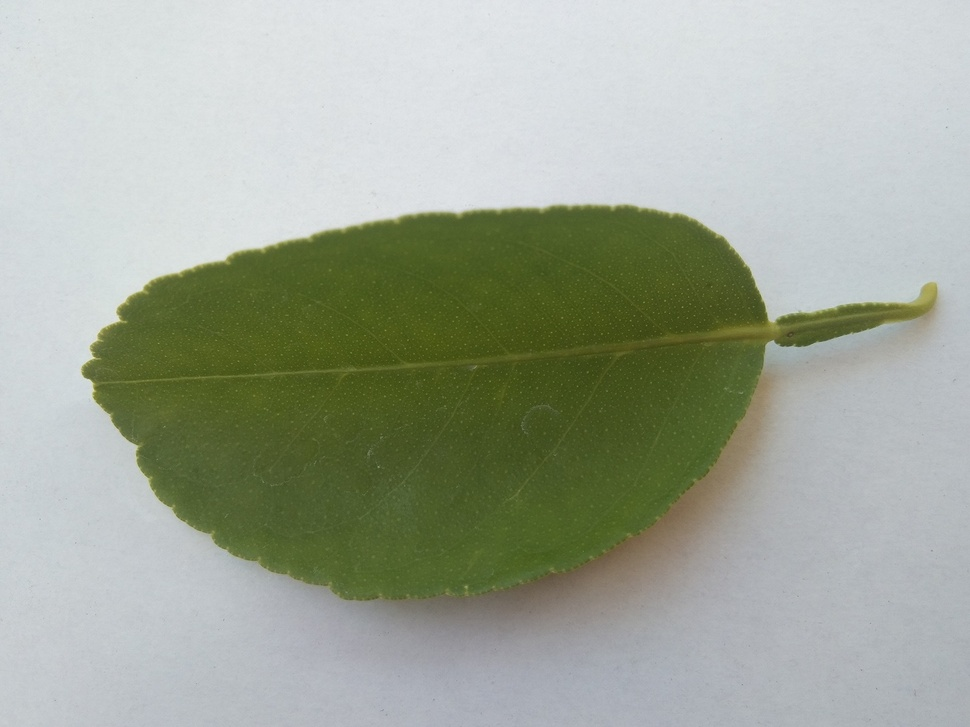
#> input picture image_fundamental/001.jpg, 970 x 727 px, shrunk from 1600 x 1200 before the run
$ jupyter execute rotated.ipynb   (shell and % lines are left out)
#> lines starting #> are read from the running program, lines starting #| are printed output that depends on the picture
<a href="https://colab.research.google.com/github/FaizalBachtiar271/KecerdasanBuatan/blob/main/image_fundamental/rotated.ipynb" target="_parent"></a>

[cell 1]
# import the necessary packages
import matplotlib.pyplot as plt
import argparse
import imutils
import cv2

[cell 2]
def plt_imshow(title, image):
    # convert the image frame BGR to RGB color space and display it
	image = cv2.cvtColor(image, cv2.COLOR_BGR2RGB)
	plt.imshow(image)
	plt.title(title)
	plt.grid(False)
	plt.show()

[cell 3]
args = {
    "image": "001.jpg"
}

[cell 4]
# load the image and show it
image = cv2.imread(args["image"])
#> image is the input picture: shape (727, 970, 3); mean B, G, R 153.3, 168.1, 161
plt_imshow("Original", image)

# grab the dimensions of the image and calculate the center of the
# image
(h, w) = image.shape[:2]
#> h = 727; w = 970
(cX, cY) = (w // 2, h // 2)
#> cX = 485; cY = 363

# rotate our image by 45 degrees around the center of the image
M = cv2.getRotationMatrix2D((cX, cY), 45, 1.0)
rotated = cv2.warpAffine(image, M, (w, h))
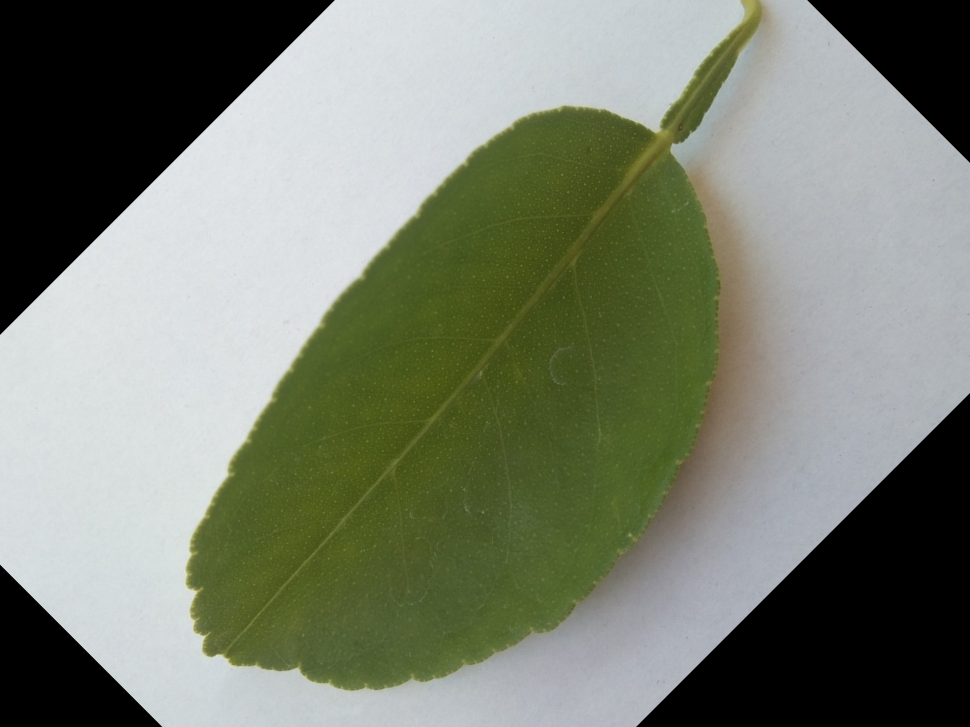
#> rotated: shape (727, 970, 3); mean B, G, R 112.5, 127.9, 121.8
plt_imshow("Rotated by 45 Degrees", rotated)

# rotate our image by -90 degrees around the image
M = cv2.getRotationMatrix2D((cX, cY), -90, 1.0)
rotated = cv2.warpAffine(image, M, (w, h))
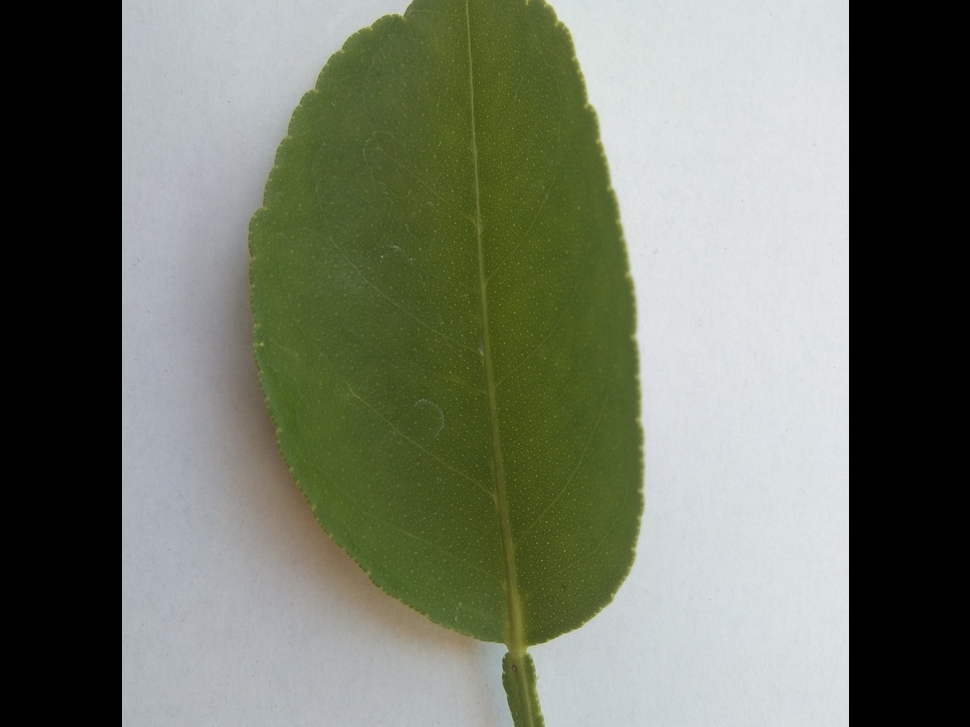
#> rotated: shape (727, 970, 3); mean B, G, R 102.8, 117.8, 112.1
plt_imshow("Rotated by -90 Degrees", rotated)

[cell 5]
# rotate our image around an arbitrary point rather than the center
M = cv2.getRotationMatrix2D((10, 10), 45, 1.0)
rotated = cv2.warpAffine(image, M, (w, h))
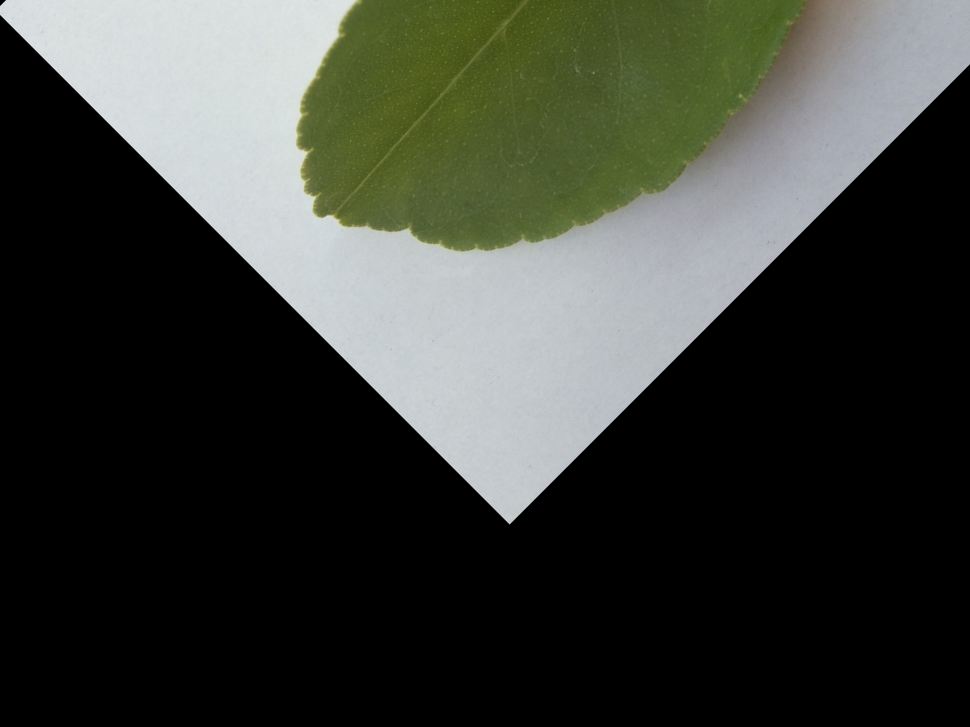
#> rotated: shape (727, 970, 3); mean B, G, R 55.3, 61.9, 58.8
plt_imshow("Rotated by Arbitrary Point", rotated)

[cell 6]
# use our imutils function to rotate an image 180 degrees
rotated = imutils.rotate(image, 180)
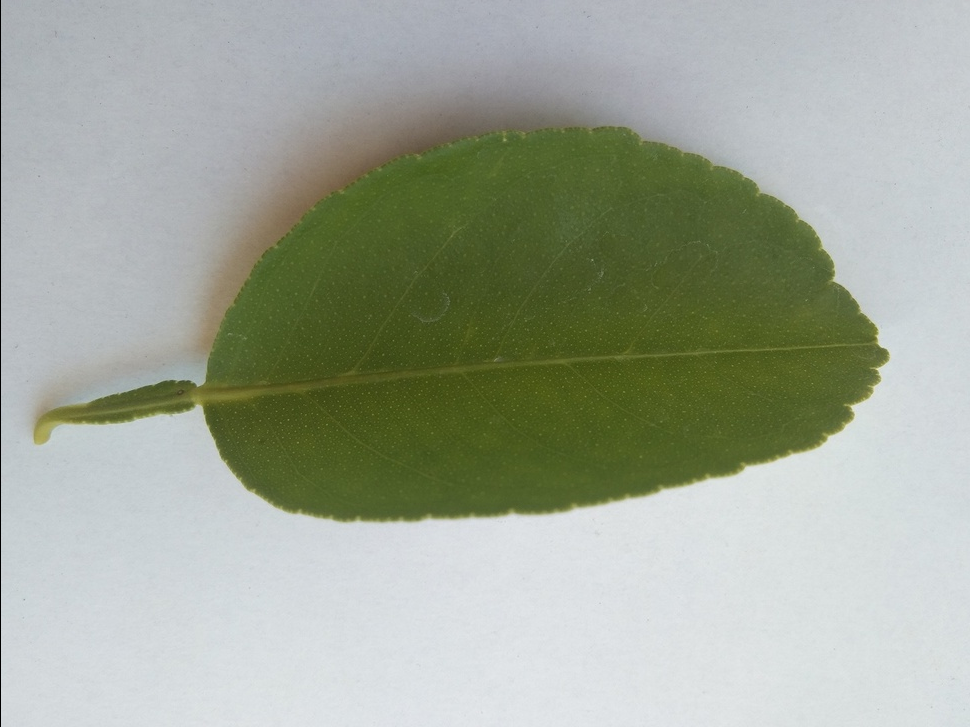
#> rotated: shape (727, 970, 3); mean B, G, R 153.1, 167.9, 160.8
plt_imshow("Rotated by 180 Degrees", rotated)

[cell 7]
# rotate our image by 33 degrees counterclockwise, ensuring the
# entire rotated image still views in the viewing area
rotated = imutils.rotate_bound(image, -33)
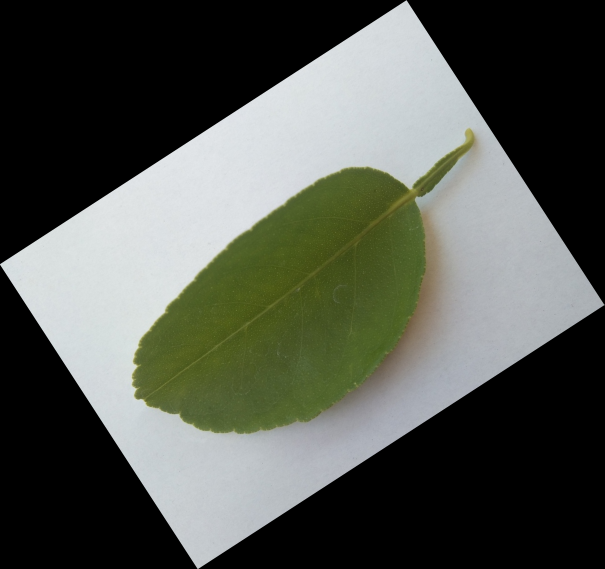
#> rotated: shape (1138, 1209, 3) (shown at 1/2 size); mean B, G, R 78.6, 86.2, 82.5
plt_imshow("Rotated Without Cropping", rotated)
